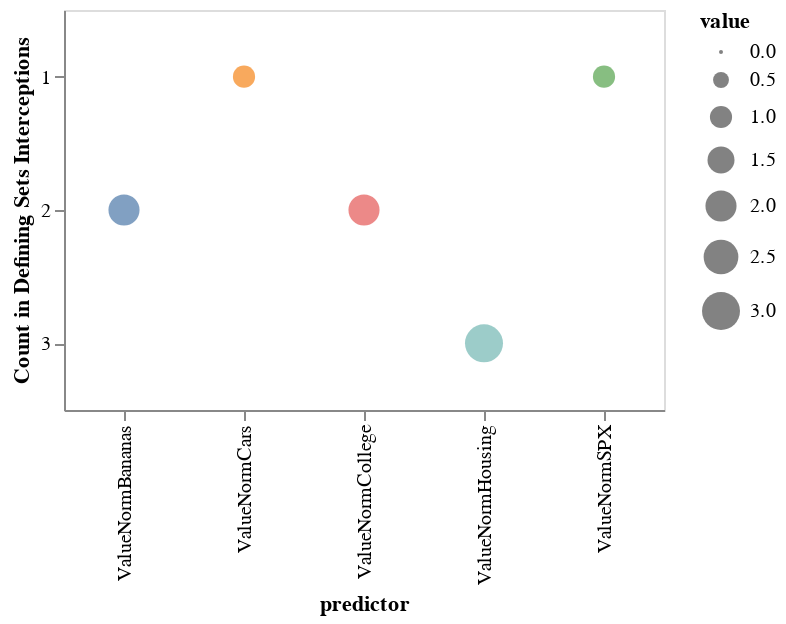

Source (notebook cell):
### Markdown cell above
Let us graph the defining sets in a bubble plot.

### Code cell
hash = Dict{Int64,Int64}()
for s in icpUSA["definingSets"]
  for e in collect(s)
        if haskey(hash, Int(e))
            hash[Int(e)] += 1
        else
          hash[Int(e)] = 1
        end 
    end
end

dfGraph = DataFrames.stack(DataFrame(hash), 1:ncol(X)) |> @orderby(_.variable) |> DataFrame
dfGraph.predictor = [String(n) for n in names(X)]

dfGraph|> 
@vlplot(
    :circle,
    width=300, 
    height=200,
    color={ "predictor:n", legend=nothing},
    y={"value:o", axis={title="Count in Defining Sets Interceptions"}},
    x="predictor:o",
    size=:value
)

### Figure 1 — Vega-Lite specification as saved in the notebook (floating-point values rounded to 4 significant figures)
{"data": {"values": [{"predictor": "ValueNormCollege", "value": 2, "variable": "1"}, {"predictor": "ValueNormHousing", "value": 3, "variable": "2"}, {"predictor": "ValueNormCars", "value": 1, "variable": "3"}, {"predictor": "ValueNormBananas", "value": 2, "variable": "4"}, {"predictor": "ValueNormSPX", "value": 1, "variable": "5"}]}, "encoding": {"color": {"field": "predictor", "legend": null, "type": "nominal"}, "size": {"field": "value", "type": "quantitative"}, "x": {"field": "predictor", "type": "ordinal"}, "y": {"axis": {"title": "Count in Defining Sets Interceptions"}, "field": "value", "type": "ordinal"}}, "height": 200, "mark": "circle", "width": 300}
